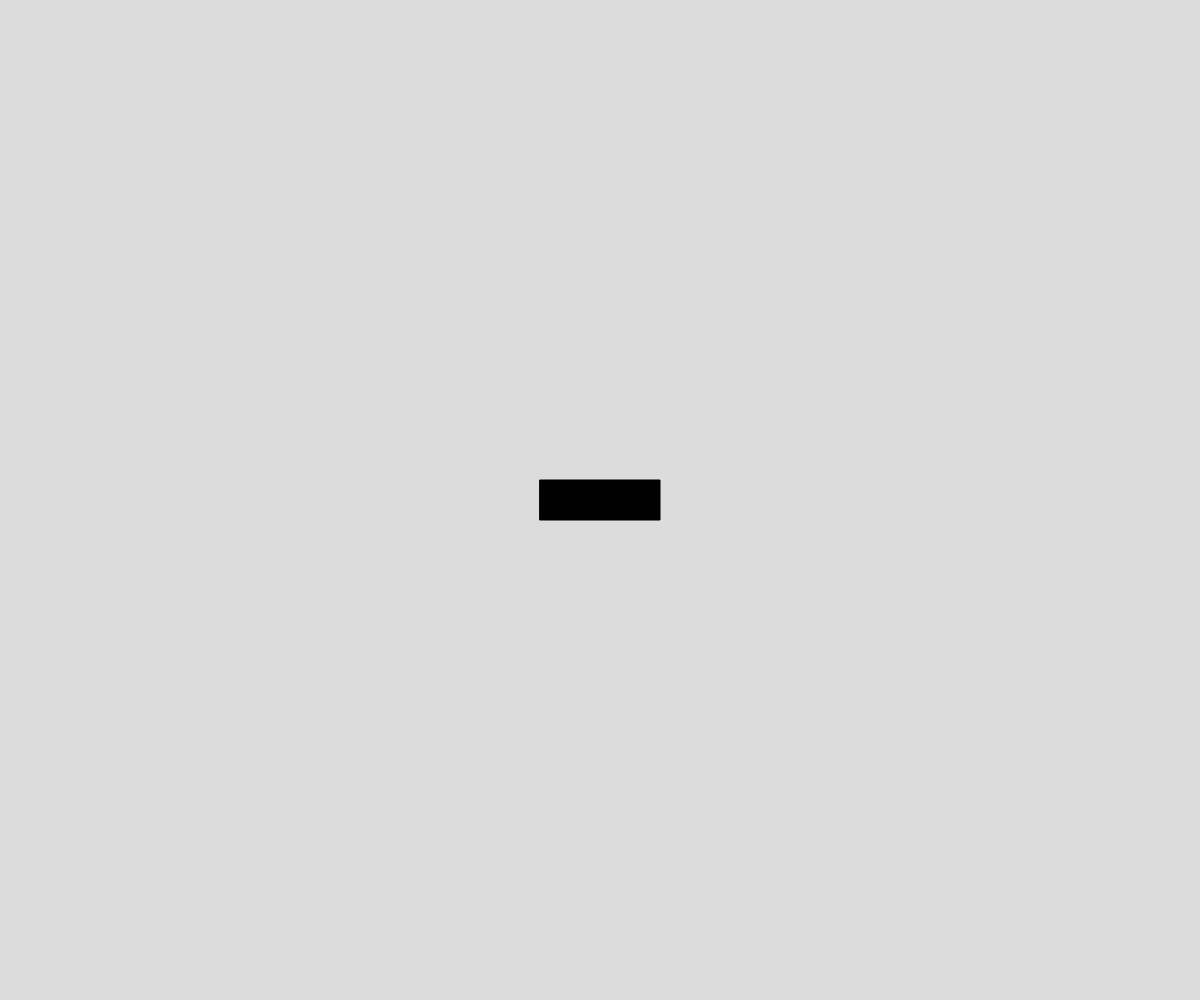
Frame 1 (no input)
Frame 60 (no input): identical to frame 1, image omitted
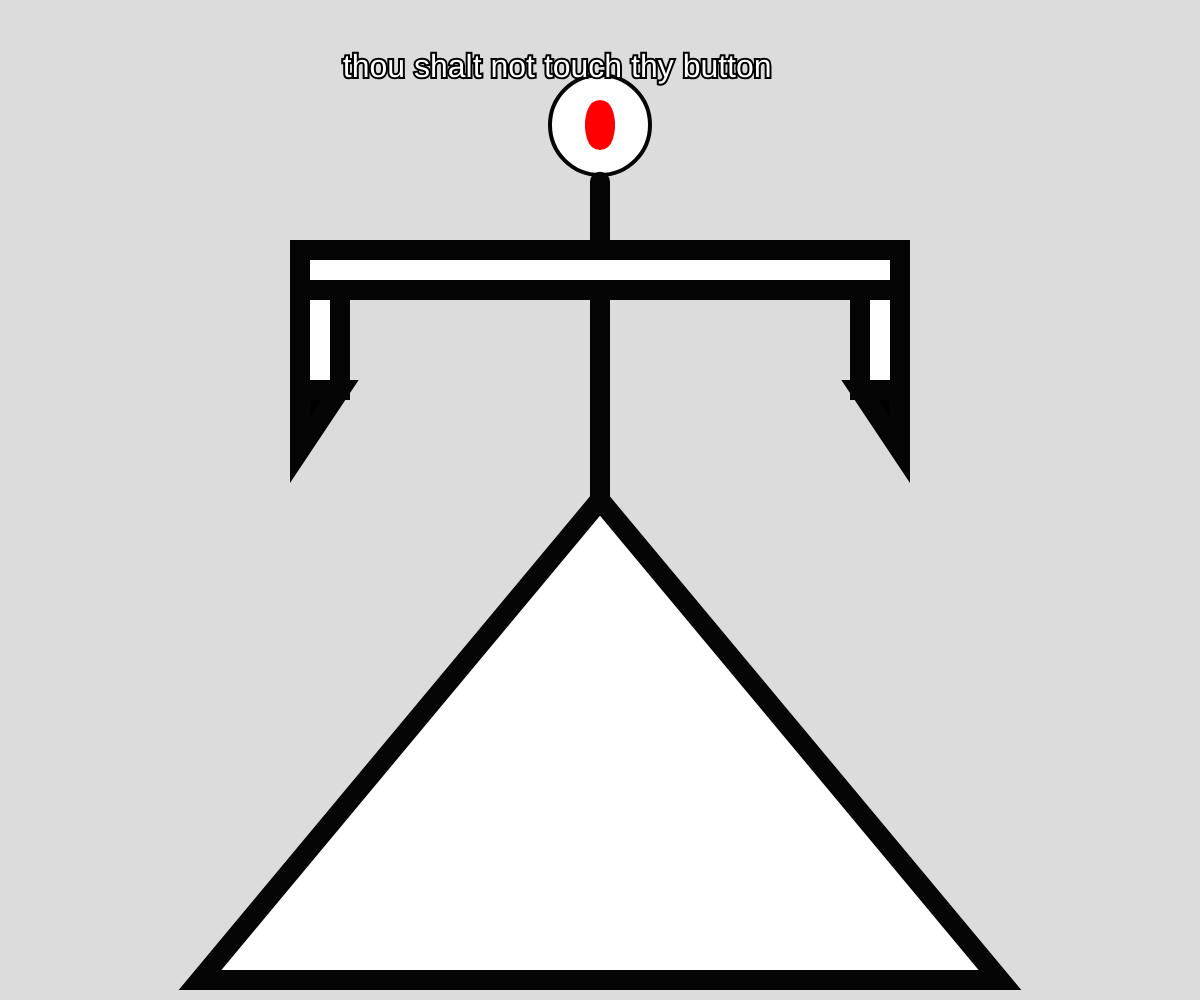
Frame 120 (the mouse pressed at the canvas centre since frame 60)

The p5.js sketch that drew these frames (run headless with seeded random() and noise() and a simulated clock; from frame 60 on, the mouse is pressed at the canvas centre):

// p5.js sketch
// ── sketch.js
// Start screen
// Jacob Rivera
// 14 March 2024
//
// Extra for Experts:
// - describe what you did to take this project "above and beyond"

let buttonpress = false;
let button = {x: 0, y: 0, w: 0, h:0, color: ""}

function setup() {
  createCanvas(windowWidth, windowHeight);
  button.w = 120;
  button.h = 40;
  button.x = width/2 - button.w/2;
  button.y = height/2 - button.h/2;
  button.color = "black";
}

function draw() {
  background(220);
  if (buttonpress === false){
    drawButton();
  }
  if (buttonpress === true){
    let x = width;
    let y = height;
    stroke(5);
    fill("white");
    circle(x/2,y/8,100);
    strokeWeight(20);
    line(x/2, y/5.5, x/2, y/2);
    triangle(x/2, y/2, 200, y -20, x - 200, y -20);
    rect(x/4, y/4, (x/4)*2, 40);
    rect(x/4,(y/4)+40, 40, 100);
    rect((x/4)*3-40,(y/4)+40, 40, 100);
    fill("black");
    triangle(x/4,y/4+140, x/4+40,y/4+140, x/4,y/4+200);
    triangle((x/4)*3-40,y/4+140, (x/4)*3,y/4+140, (x/4)*3,y/4+200);
    fill("black");
    stroke("white");
    circle(x/2,y/8,50);
    fill("red");
    stroke("red");
    ellipse(x/2, y/8, 10, 30);
    textSize(32);
    fill(255);
    stroke(0);
    strokeWeight(4);
    text('thou shalt not touch thy button', width/3.5, height/13);

  }
}

function mousePressed(){
  if (mouseX > button.x && mouseX < (button.x + button.w)){
    if (mouseY > button.y && mouseY < (button.y + button.h)){
      buttonpress = true;
    }
  }
}

function drawButton(){
  fill (button.color);
  rect(button.x, button.y, button.w, button.h);
}
